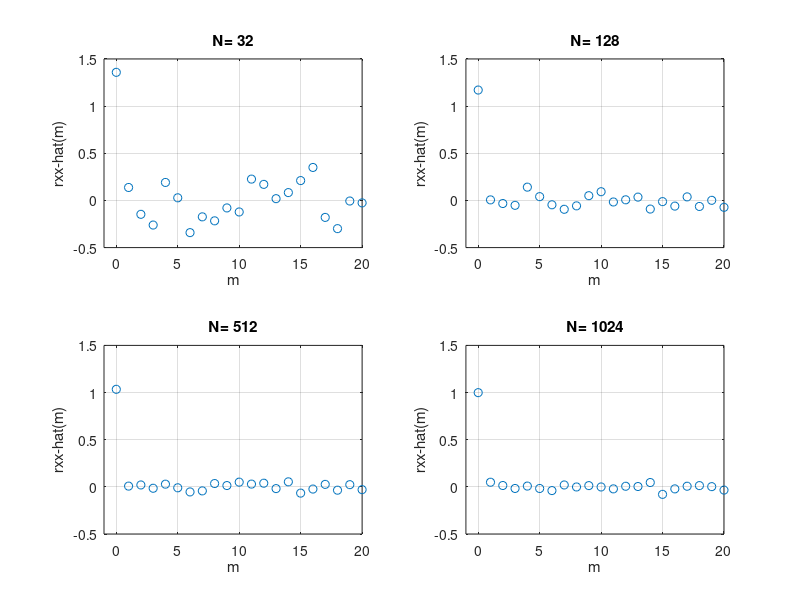

Recreate this plot in MATLAB. (Note: this script raises an error after producing the figure.)
% EE252, Adaptive DSP
% student: An Vo
% 2) Estimation of the Autocorrelation Function
% ------------------------------------------------------
clear, close all
N=1024; % N = size of all available data
x=randn(size([1:N]')); % X is WGN with zero-mean and unit varianvce
%X is WSS random process
M=21; % estimate rxx(m), 0 <= m <= M-1= 20(maximum correlation lag)

loop=0;
for N=[32 128 512 1024] % N= Number of data points taken to find autocorrelation
    loop=loop+1;
    for m=0:M-1
        rxx(m+1)=x(m+1:N)'*x(1:N-m); % Matlab indices start from 1
    end
    rxx=rxx/N; % the biased estimator
    subplot(2,2,loop), plot([0:M-1],rxx,'o'),grid
    axis([-1 M-1 -0.5 1.5]);
    xlabel('m'), ylabel('rxx-hat(m)'),
    title(sprintf('N= %d', N))
end
%title for the group of subplots
sgtitle('Estimated autocorrelation in different block sizes') 